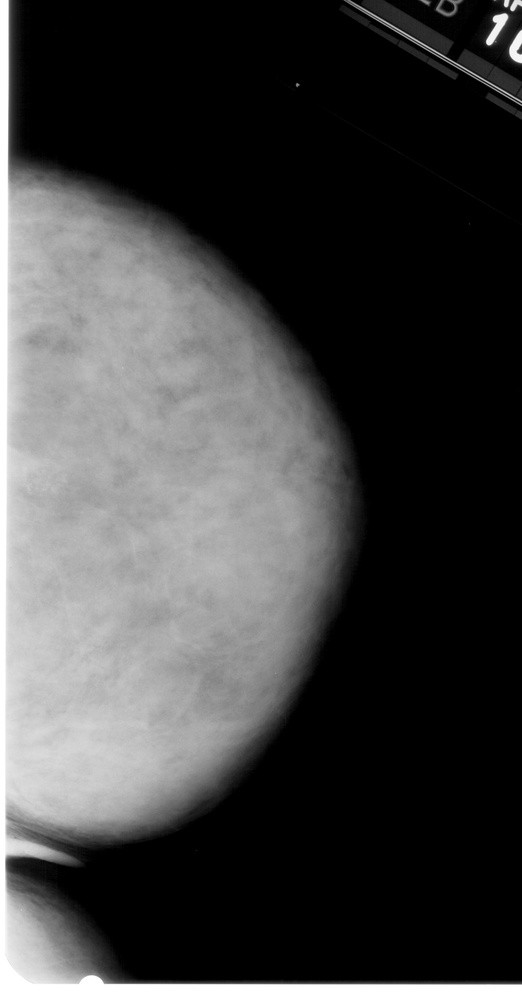
#> input picture dataset/1-014.jpg, 522 x 1000 px, shrunk from 2731 x 5236 before the run; its folder holds only this picture in this run
$ python student1_eme_threshold.py
#> lines starting #> are read from the running program, lines starting #| are printed output that depends on the picture; after the words box and inside, x2 and y2 are one past the last pixel; in counts of white or black regions, pixels touching at a corner belong together
# Mahim Ali Student 1
import os
import cv2
import numpy as np
import matplotlib.pyplot as plt
import csv

# PARAMETERS
DATASET_DIR = 'dataset'      # folder with 10 images
BLOCK_SIZE  = (64, 64)       # size of blocks for EME
C_CONST     = 1.0            # small constant in EME formula

# Prepares CSV to record results
with open('results.csv', 'w', newline='') as csvfile:
    writer = csv.writer(csvfile)
    writer.writerow(['Image', 'EME_before', 'EME_after', 't_opt'])

    # Processes each image file
    for fname in sorted(os.listdir(DATASET_DIR)):
        path = os.path.join(DATASET_DIR, fname)
        img  = cv2.imread(path)
#> img is the input picture: shape (1000, 522, 3); min 0, max 255, mean 66.7
        gray = cv2.cvtColor(img, cv2.COLOR_BGR2GRAY)
        gray = cv2.medianBlur(gray, 3)

        # 1) Computes original EME
        H, W = gray.shape
#> H = 1000; W = 522
        eme_before = 0.0
        cnt = 0
        for i in range(0, H, BLOCK_SIZE[0]):
            for j in range(0, W, BLOCK_SIZE[1]):
                blk = gray[i:i+BLOCK_SIZE[0], j:j+BLOCK_SIZE[1]]
                wmax, wmin = blk.max(), blk.min()
                eme_before += np.log((wmax + C_CONST)/(wmin + C_CONST))
                cnt += 1
#> after the loop, cnt = 144; eme_before = 236.1
        eme_before /= cnt
#> eme_before = 1.64

        # 2) Sweeps thresholds to find t*
        Imin, Imax = int(gray.min()), int(gray.max())
#> Imin = 0; Imax = 255
        thresholds  = np.arange(Imin+1, Imax)
#> thresholds = 254 values from 1 to 254
        eme_vals    = []

        for t in thresholds:
            stretched = np.zeros_like(gray, dtype=np.float32)
            low  = (gray <= t)
            high = (gray >  t)
            # piecewises stretch
            stretched[low]  = (gray[low]  - Imin)/(t - Imin)*t
            stretched[high] = ((gray[high] - t)/(Imax - t))*(Imax - t) + t

            # Computes EME on stretched
            eme_sum, cnt2 = 0.0, 0
            for i in range(0, H, BLOCK_SIZE[0]):
                for j in range(0, W, BLOCK_SIZE[1]):
                    blk = stretched[i:i+BLOCK_SIZE[0], j:j+BLOCK_SIZE[1]]
                    wmax, wmin = blk.max(), blk.min()
                    eme_sum += np.log((wmax + C_CONST)/(wmin + C_CONST))
                    cnt2 += 1
            eme_vals.append(eme_sum/cnt2)
#> this loop made 254 passes
#> pass 1, `low  = (gray <= t)`:
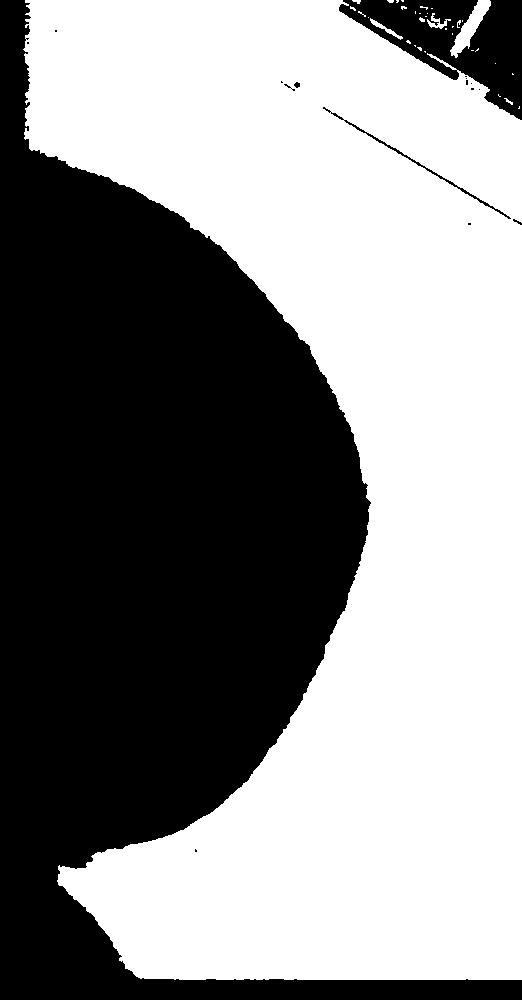
#> low: shape (1000, 522) bool; 54.9% white; 17 black regions (12 under 20 px), largest, box (x1, y1, x2, y2) and area: (0, 0, 522, 1000) 224534, (339, 0, 522, 120) 10315, (323, 107, 511, 219) 469, (294, 82, 300, 88) 26, (513, 219, 522, 225) 21
#> pass 2, `low  = (gray <= t)`:
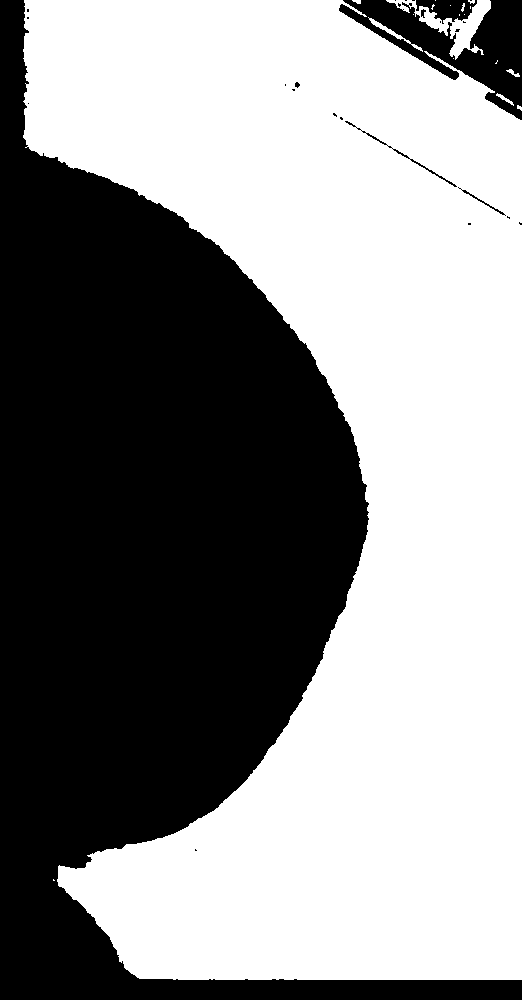
#> low: shape (1000, 522) bool; 55.3% white; 26 black regions (19 under 20 px), largest, box (x1, y1, x2, y2) and area: (0, 0, 522, 1000) 223476, (339, 0, 522, 120) 8479, (416, 0, 477, 24) 834
#> after the loop, eme_vals = 254 values from 1.64 to 1.64

        eme_vals = np.array(eme_vals)
        opt_idx  = np.argmax(eme_vals)
#> opt_idx = 0
        t_opt    = thresholds[opt_idx]
#> t_opt = 1
        eme_after= eme_vals[opt_idx]
#> eme_after = 1.64

        # Records results
        writer.writerow([fname, f"{eme_before:.4f}", f"{eme_after:.4f}", t_opt])

        # Plots EME vs t
        plt.figure(figsize=(6,3))
        plt.plot(thresholds, eme_vals, label='EME(t)')
        plt.axvline(t_opt, color='r', linestyle='--', label=f't* = {t_opt}')
        plt.title(fname)
        plt.xlabel('Threshold t')
        plt.ylabel('EME')
        plt.legend()
        plt.tight_layout()
        plt.savefig(f"plot_{os.path.splitext(fname)[0]}.png")
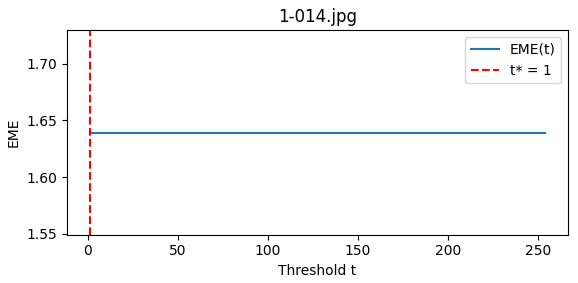
#> figure drawn by matplotlib, 1 panel
        plt.close()

        # Saves before/after thumbnail
        stretched_opt = np.zeros_like(gray, dtype=np.float32)
        stretched_opt[gray<=t_opt] = (gray[gray<=t_opt]-Imin)/(t_opt-Imin)*t_opt
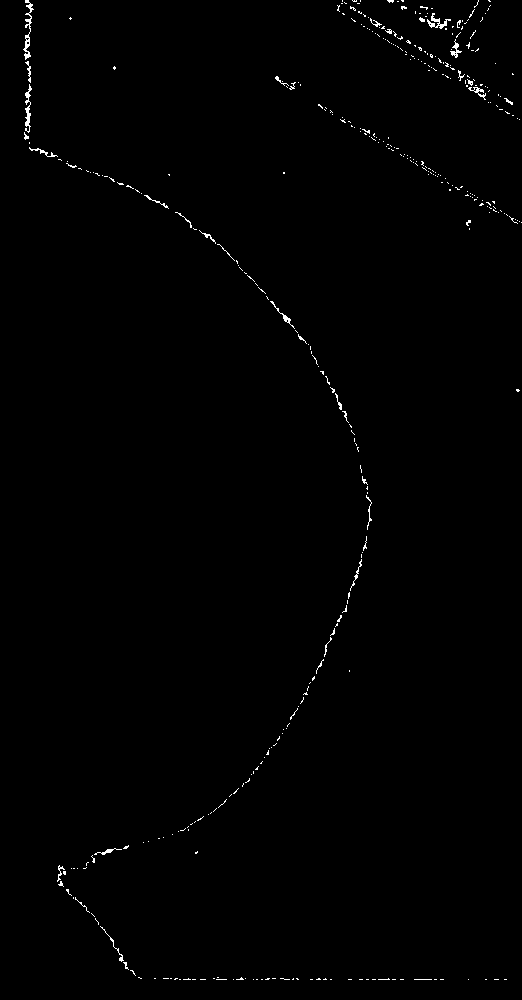
#> stretched_opt: shape (1000, 522) float32; values 0 (black) and 1 (white), 0.6% white in thin lines or dots
        stretched_opt[gray> t_opt] = ((gray[gray> t_opt]-t_opt)/(Imax-t_opt))*(Imax-t_opt)+t_opt

        both = np.hstack([
            cv2.resize(gray,        (256,256)),
            cv2.resize(stretched_opt.astype(np.uint8), (256,256))
        ])
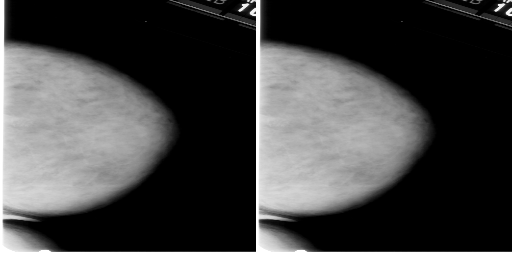
#> both: shape (256, 512); min 0, max 255, mean 66.6
        cv2.imwrite(f"comp_{os.path.splitext(fname)[0]}.png", both)

print("Done")

$ run again, on dataset/1-111.jpg
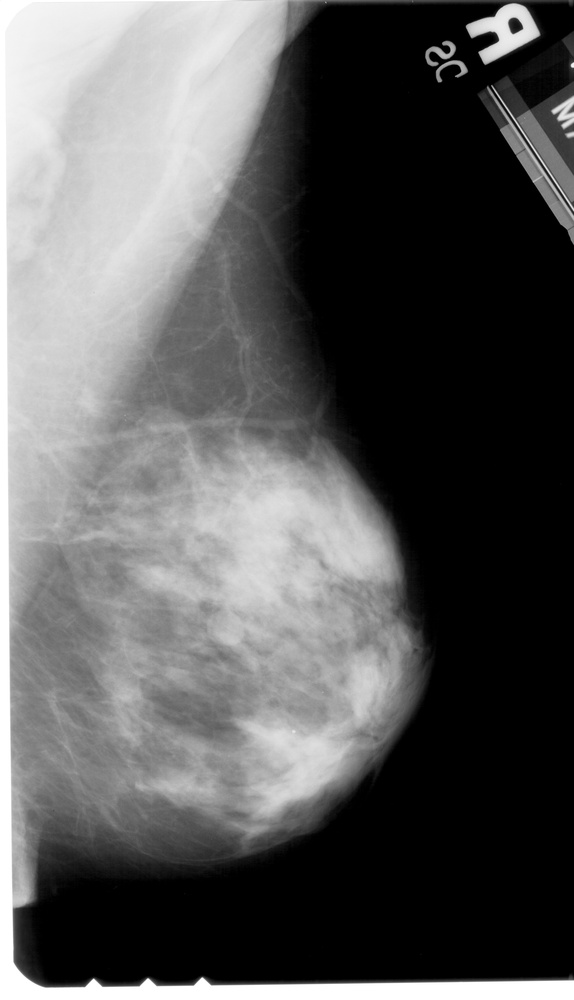
#> input picture dataset/1-111.jpg, 574 x 1000 px, shrunk from 3151 x 5491 before the run
#> img is the input picture: shape (1000, 574, 3); min 0, max 255, mean 91.1
#> after the loop `for i in range(0, H, BLOCK_SIZE[0]):`: cnt = 144; eme_before = 252.9
#> `eme_before /= cnt`: eme_before = 1.76
#> Imin = 0; Imax = 255
#> the loop `for t in thresholds:` made 254 passes
#> pass 1, `low  = (gray <= t)`:
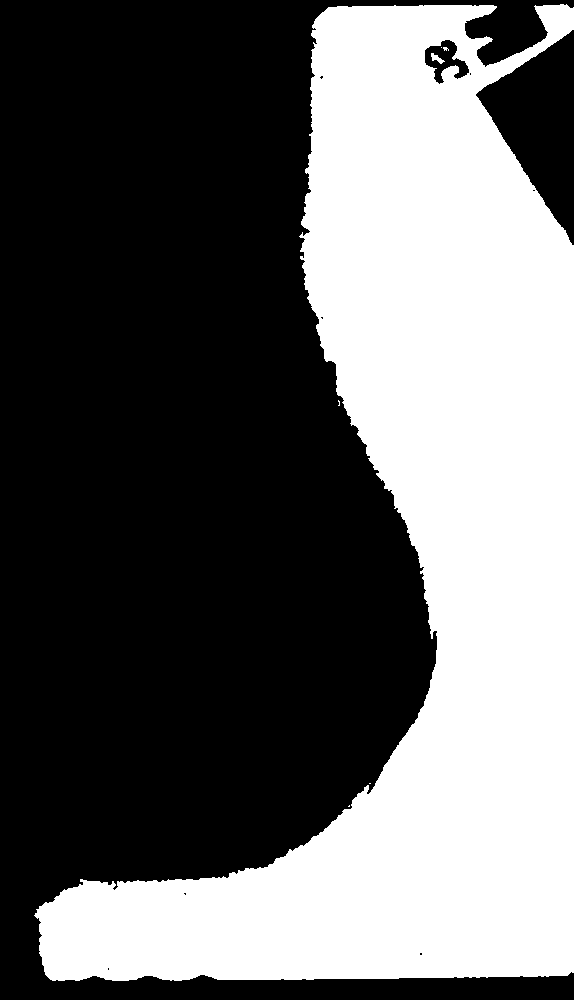
#> low: shape (1000, 574) bool; 40.2% white; 7 white regions (5 under 20 px), largest, box (x1, y1, x2, y2) and area: (34, 4, 574, 981) 230750, (431, 53, 445, 64) 68
#> after the loop `for t in thresholds:`: eme_vals = 254 values from 1.76 to 1.76
#> opt_idx = 0
#> t_opt = 1
#> eme_after = 1.76
#> stretched_opt: shape (1000, 574) float32; values 0 (black) and 1 (white), 0.6% white in thin lines or dots
#> `both = np.hstack([ cv2.resize(gray,        (256,256)), cv2.resize(stre..`:
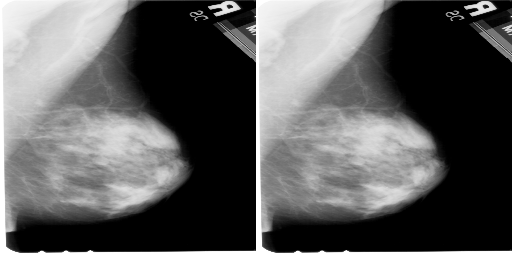
#> both: shape (256, 512); min 0, max 255, mean 91

$ run again, on dataset/1-126.jpg
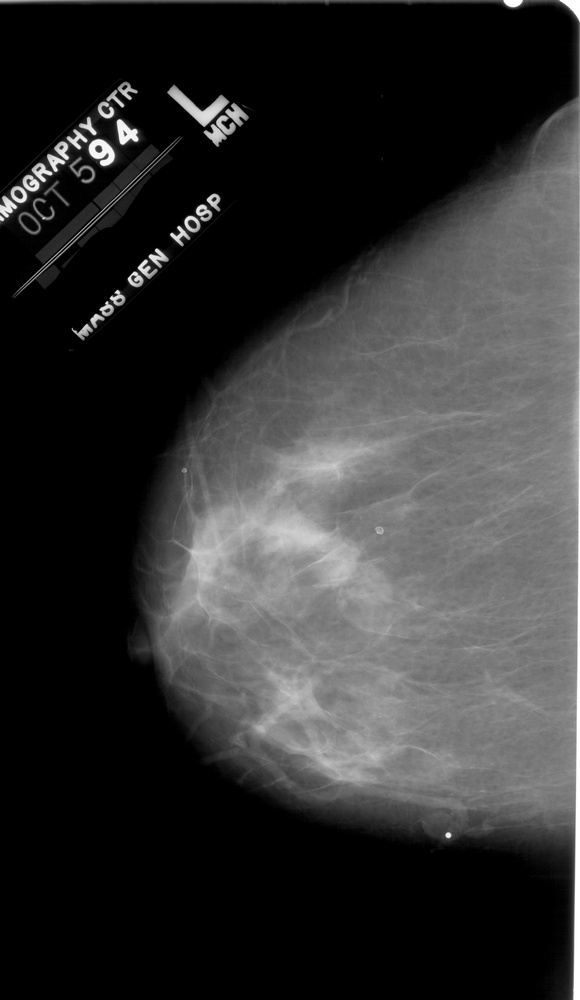
#> input picture dataset/1-126.jpg, 580 x 1000 px, shrunk from 3826 x 6601 before the run
#> img is the input picture: shape (1000, 580, 3); min 0, max 255, mean 50.3
#> after the loop `for i in range(0, H, BLOCK_SIZE[0]):`: cnt = 160; eme_before = 295.7
#> `eme_before /= cnt`: eme_before = 1.85
#> Imin = 0; Imax = 255
#> the loop `for t in thresholds:` made 254 passes
#> pass 1, `low  = (gray <= t)`:
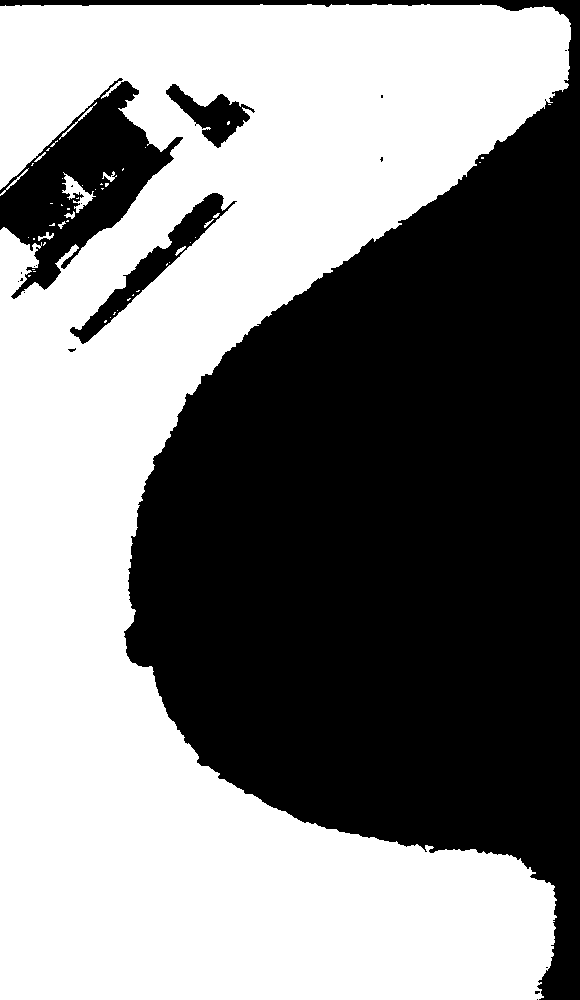
#> low: shape (1000, 580) bool; 52% white; 19 black regions (15 under 20 px), largest, box (x1, y1, x2, y2) and area: (0, 0, 580, 1000) 256422, (0, 78, 183, 299) 16032, (70, 193, 237, 344) 3968, (166, 84, 255, 148) 2183
#> after the loop `for t in thresholds:`: eme_vals = 254 values from 1.85 to 1.85
#> opt_idx = 0
#> t_opt = 1
#> eme_after = 1.85
#> stretched_opt: shape (1000, 580) float32; values 0 (black) and 1 (white), 0.95% white in thin lines or dots
#> `both = np.hstack([ cv2.resize(gray,        (256,256)), cv2.resize(stre..`:
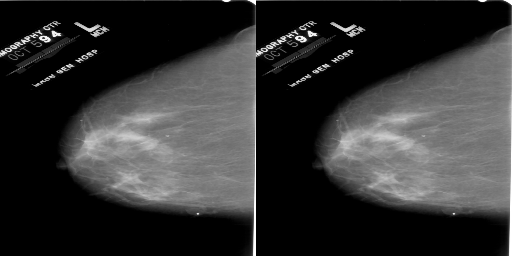
#> both: shape (256, 512); min 0, max 255, mean 50.2

$ run again, on dataset/1-196.jpg
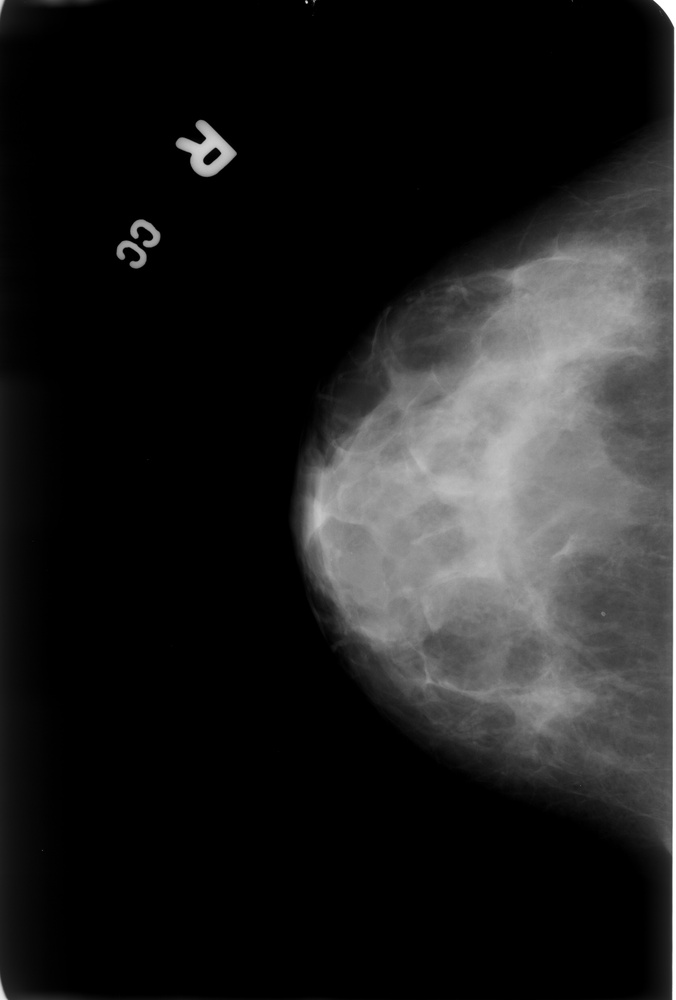
#> input picture dataset/1-196.jpg, 676 x 1000 px, shrunk from 3072 x 4544 before the run
#> img is the input picture: shape (1000, 676, 3); min 0, max 255, mean 32.4
#> after the loop `for i in range(0, H, BLOCK_SIZE[0]):`: cnt = 176; eme_before = 294
#> `eme_before /= cnt`: eme_before = 1.67
#> Imin = 0; Imax = 255
#> the loop `for t in thresholds:` made 254 passes
#> pass 1, `low  = (gray <= t)`:
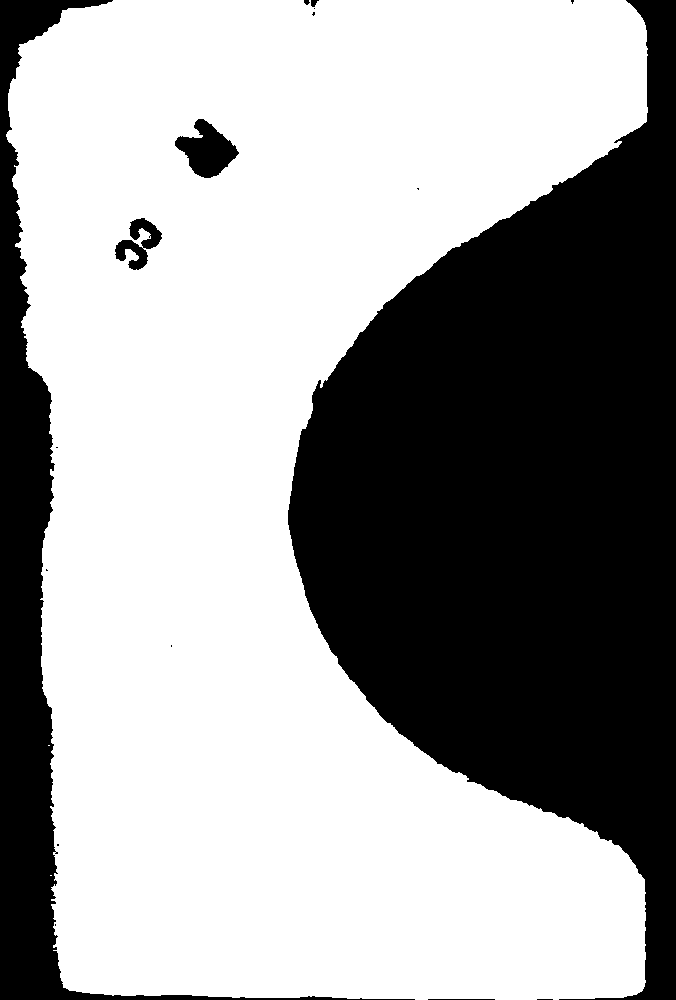
#> low: shape (1000, 676) bool; 62.3% white; 17 black regions (10 under 20 px), largest, box (x1, y1, x2, y2) and area: (288, 0, 676, 1000) 209816, (0, 0, 415, 1000) 41387, (175, 119, 239, 178) 2071
#> after the loop `for t in thresholds:`: eme_vals = 254 values from 1.67 to 1.67
#> opt_idx = 0
#> t_opt = 1
#> eme_after = 1.67
#> stretched_opt: shape (1000, 676) float32; values 0 (black) and 1 (white), 1.7% white; 225 white regions (198 under 20 px), largest, box (x1, y1, x2, y2) and area: (6, 8, 88, 993) 8989, (545, 812, 646, 989) 400, (624, 0, 648, 123) 175
#> `both = np.hstack([ cv2.resize(gray,        (256,256)), cv2.resize(stre..`:
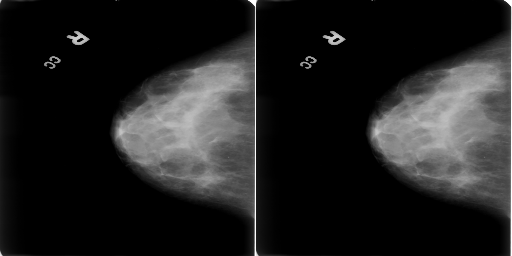
#> both: shape (256, 512); min 0, max 255, mean 32.3
